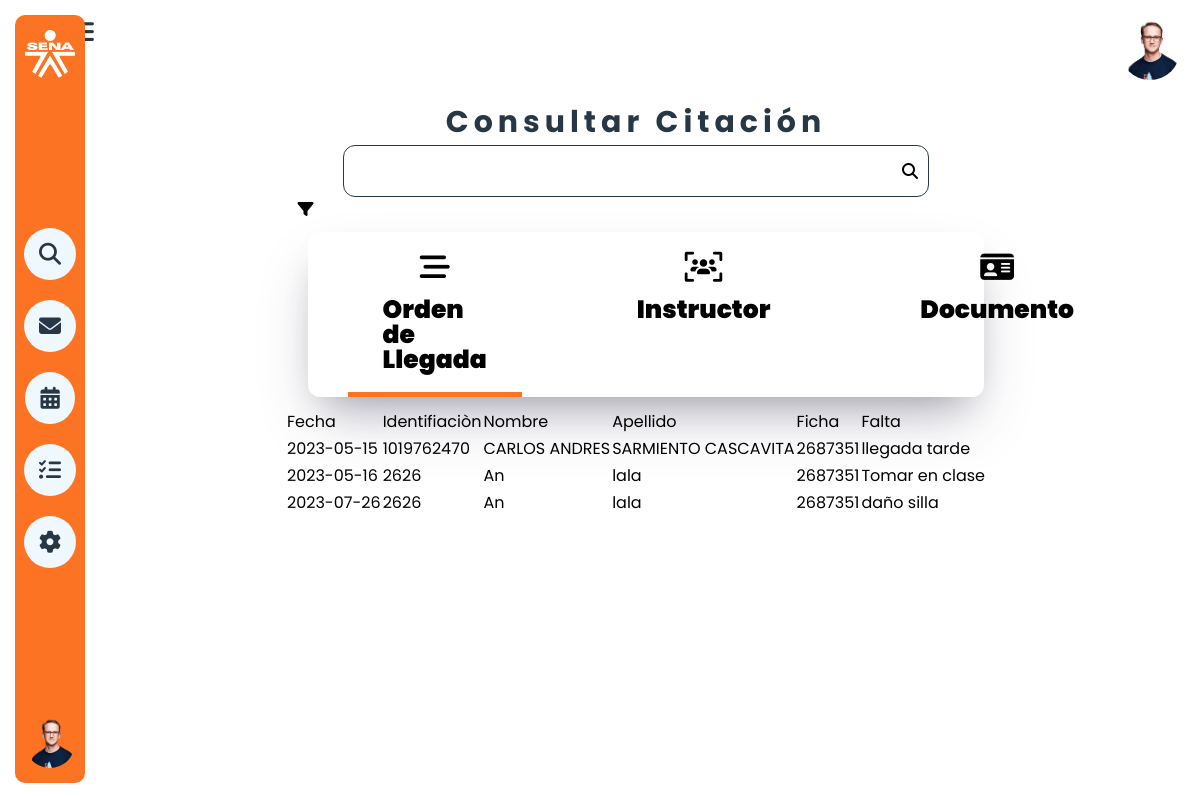
The page / on the database its author committed.
### tables this page shows
create table Citacion(
ide_Cit int primary key auto_increment,
FK_id_Gra int not null,
Art_Cit varchar(100) not null,
fec_cit date not null,
FK_ide_Apr int not null,
FK_ide_ins int not null
);

create table Aprendiz(
ide_Apr int primary key auto_increment unique,
Nom_Apr varchar(70) not null,
ape_Apr varchar(70) not null,
fic_Apr int not null
);

### Model/conexion.php (called while the page is built)
<?php
function conectar(){
    $host="localhost";
    $user="root";
    $pass="1234";
    $bd="sigce";
    $con=mysqli_connect($host,$user,$pass);
    mysqli_select_db($con,$bd);
    return $con;
}
?>

### Model/mostrarLlegada.php (called while the page is built)
<?php
    include('conexion.php');
    $sql="SELECT aprendiz.ide_Apr,aprendiz.Nom_Apr,aprendiz.ape_Apr,aprendiz.fic_Apr,citacion.Art_Cit,citacion.fec_cit
    FROM citacion INNER JOIN aprendiz on  citacion.FK_ide_Apr = aprendiz.ide_Apr order by  fec_cit ";
    $rs=mysqli_query(conectar(),$sql);
?>

### index.php (the view, shortened to what this page needs)
<?php
require('Model/mostrarLlegada.php')
?>
<!DOCTYPE html>
<html lang="en">
<head>
    <link rel="stylesheet" href="assets/css/style.css">
</head>
<body>
    <header>
        <nav>
            <img src="assets/img/user.png" alt="user">
        </nav>
    </header>
    <section>
        <div class="dash">
            <img src="assets/img/logo.png" alt="logo_sena">
            <div class="navegacion">
                <div class="fa-solid fa-magnifying-glass"></div>
                <div class="fa-solid fa-envelope"></div>
                <div class="fa-solid fa-calendar-days"></div>
                <div class="fa-solid fa-list-check"></div>
                <div class="fa-solid fa-gear"></div>
            </div>
            <img src="assets/img/user.png" alt="user">
        </div>
    </section>
    <aside>
        <div class="contenido">
            <h2>Consultar Citación</h2>
            <div class="buscador">
                 <input type="text"><i class="fa-solid fa-magnifying-glass"></i>
            </div>
            <div class="filtros">
                <i class="fa-solid fa-filter"></i>
                <div class="filtros_nav">
                    <div class="fa-solid fa-bars-staggered" id="primero"><p>Orden de Llegada</a></div>
                    <div class="fa-solid fa-users-viewfinder"><p>Instructor</p></div>
                    <div class="fa-solid fa-id-card"><p>Documento</p></div>
                </div>
            </div>
            <div class="eventos">
        <table 2px black>
        <tr>
            <td>Fecha</td>
            <td>Identifiaciòn</td>
            <td>Nombre</td>
            <td>Apellido</td>
            <td>Ficha</td>
            <td>Falta</td>
        </tr>
        <?php
            while($row=mysqli_fetch_array($rs)){?>
        <tr>
            <td><?php  echo $row['fec_cit']?></td>
            <td><?php  echo $row['ide_Apr']?></td>
            <td><?php  echo $row['Nom_Apr']?></td>
            <td><?php  echo $row['ape_Apr']?></td>
            <td><?php  echo $row['fic_Apr']?></td>
            <td><?php  echo $row['Art_Cit']?></td>
        </tr>
        <?php }?>
        </table>
            </div>
         </div>
    </aside>
</body>
</html>

### assets/css/style.css (style rules this page uses)
* { font-family: 'Poppins', sans-serif; margin: 0; padding: 0; }
:root { --naraja:#FC7323; --negro: #273746; }
header { float: right; width: 94%; margin: 20px; }
header nav { display: flex; justify-content: space-between; color: var(--negro); }
header nav img { width: 60px; border-radius: 50%; }
section { margin: 15px; width: 70px; height: 96%; border-radius: 10px; background-color: var(--naraja); position: absolute; display: flex; justify-content: center; }
section .dash { margin: 15px; display: flex; flex-direction: column; align-items: center; justify-content: space-between ; }
section .dash img { width: 50px; border-radius: 50%; }
section .dash .navegacion { color: var(--negro); display: flex; flex-direction: column; align-items: center; }
section .dash .navegacion .fa-solid { background-color: aliceblue; border-radius: 50%; padding: 15px; font-size: 22px; margin: 10px; }
aside { position: relative; float: right; width: 94%; }
aside .contenido { display: flex; justify-content: center; align-items: center; flex-direction: column; }
aside .contenido h2 { color: var(--negro); font-size: 30px; letter-spacing: 5px; }
aside .contenido .buscador { display: flex; justify-content: center; align-items: center; border-radius: 12px; padding: 10px; border: 1px solid var(--negro); width: 50%; }
aside .contenido .buscador input { width: 100%; border: none; outline: none; font-size: 20px; font-weight: bold; }
aside .filtros { width: 60%; }
aside .filtros .filtros_nav { box-shadow: rgba(50, 50, 93, 0.25) 0px 30px 60px -12px, rgba(0, 0, 0, 0.3) 0px 18px 36px -18px; border-radius: 12px; width: 100%; margin: 10px; display: flex; justify-content: space-between; }
aside .filtros .filtros_nav .fa-solid { cursor: pointer; padding: 20px; font-size: 30px; margin: 0 40px; display: flex; flex-direction: column; align-items: center; }
aside .filtros .filtros_nav #primero { border-bottom: 5px solid var(--naraja); }
aside .filtros .filtros_nav p { margin: 15px 15px 0 15px; font-size: 25px; }

### rows shown on the page
citacion: fec_cit "2023-05-15", aprendiz.ide_Apr "1019762470", aprendiz.Nom_Apr "CARLOS ANDRES", aprendiz.ape_Apr "SARMIENTO CASCAVITA", aprendiz.fic_Apr "2687351", Art_Cit "llegada tarde"
citacion: fec_cit "2023-05-16", aprendiz.ide_Apr "2626", aprendiz.Nom_Apr "An", aprendiz.ape_Apr "lala", aprendiz.fic_Apr "2687351", Art_Cit "Tomar en clase"
citacion: fec_cit "2023-07-26", aprendiz.ide_Apr "2626", aprendiz.Nom_Apr "An", aprendiz.ape_Apr "lala", aprendiz.fic_Apr "2687351", Art_Cit "daño silla"
